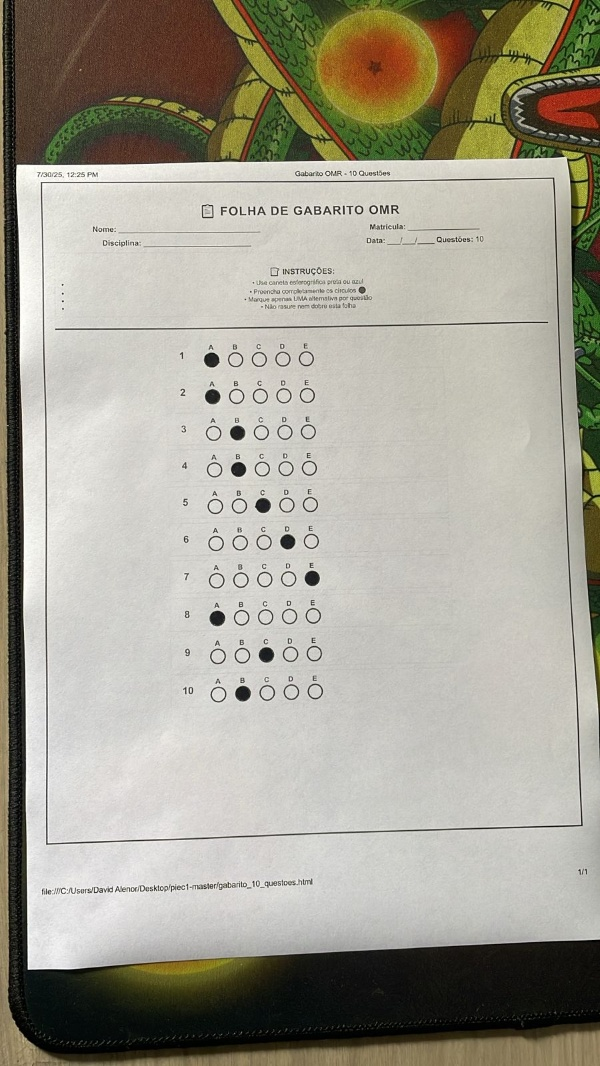
#> input picture debug_omr/original_G10-P.jpg, 600 x 1066 px
$ python -i omr_processor.py   (imports and definitions only)
#> lines starting #> are read from the running program, lines starting #| are printed output that depends on the picture; after the words box and inside, x2 and y2 are one past the last pixel; in counts of white or black regions, pixels touching at a corner belong together
import cv2
import numpy as np
from PIL import Image
import imutils
from imutils import contours
import math
import json
import os
import re
import tempfile


class OMRProcessor:
    """Processador de gabaritos OMR (Optical Mark Recognition) para sistema de cadastro"""

    def __init__(self):
        self.debug = False
        self.debug_dir = None

    # [6 lines left out: function set_debug, not called in this run]

    def process_omr_image(self, image_path, num_questions=5):
        """
        Processa gabarito OMR e detecta respostas marcadas

        Args:
            image_path: Caminho da imagem do gabarito
            num_questions: Número de questões (5, 10, 15 ou 20)

        Returns:
            list: Respostas detectadas ['A', 'B', 'C', ...] ou [''] para não detectadas
        """
#> called with image_path = '../debug_omr/original_G10-P.jpg', num_questions = 5
        try:
            # Carregar e preprocessar a imagem
            image = cv2.imread(image_path)
#> image is the input picture: shape (1066, 600, 3); mean B, G, R 147.1, 160.3, 163.8
            if image is None:
                raise ValueError(f"Não foi possível carregar a imagem: {image_path}")

            # Para gabaritos de 20 questões, usar tamanho maior para melhor precisão
            if num_questions > 10:
                image = imutils.resize(image, width=1000)
            else:
                image = imutils.resize(image, width=800)
#> image: shape (1421, 800, 3)
            original = image.copy()

            gray = cv2.cvtColor(image, cv2.COLOR_BGR2GRAY)
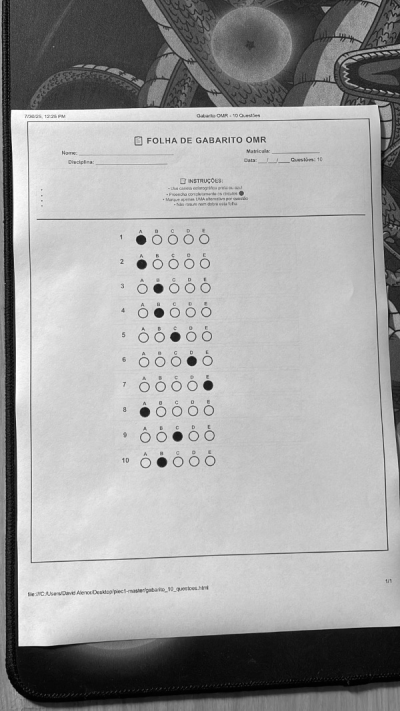
#> gray: shape (1421, 800) (shown at 1/2 size); min 0, max 255, mean 159.8

            clahe = cv2.createCLAHE(clipLimit=3.0, tileGridSize=(8,8))
            enhanced = clahe.apply(gray)
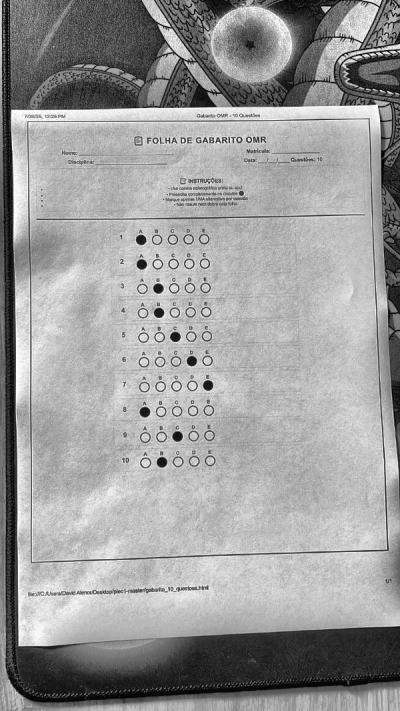
#> enhanced: shape (1421, 800) (shown at 1/2 size); min 0, max 255, mean 155.4

            blurred = cv2.GaussianBlur(enhanced, (5, 5), 0)

            if num_questions > 10:
                _, thresh = cv2.threshold(blurred, 0, 255, cv2.THRESH_BINARY_INV + cv2.THRESH_OTSU)
                kernel = np.ones((2, 2), np.uint8)
                thresh = cv2.morphologyEx(thresh, cv2.MORPH_CLOSE, kernel)
                thresh = cv2.morphologyEx(thresh, cv2.MORPH_OPEN, kernel)
            else:
                thresh = cv2.adaptiveThreshold(
                    blurred, 255, cv2.ADAPTIVE_THRESH_GAUSSIAN_C,
                    cv2.THRESH_BINARY_INV, 13, 3
                )
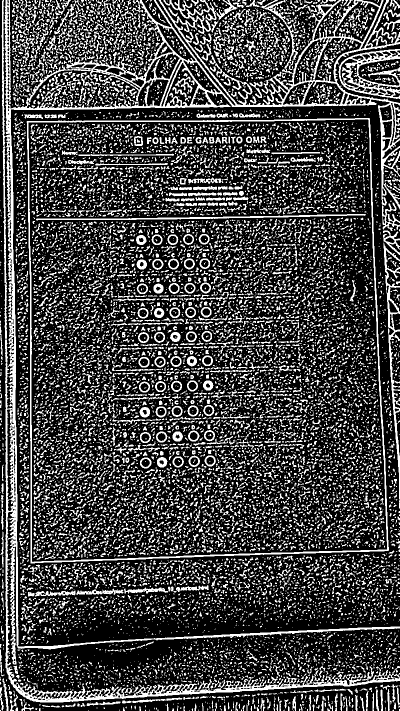
#> thresh: shape (1421, 800) (shown at 1/2 size); 26.7% white; 13262 white regions (9998 under 20 px), largest, box (x1, y1, x2, y2) and area: (3, 0, 800, 1405) 58683, (53, 236, 778, 1127) 10223, (677, 98, 800, 198) 4160
                kernel = np.ones((3, 3), np.uint8)
                thresh = cv2.morphologyEx(thresh, cv2.MORPH_OPEN, kernel)
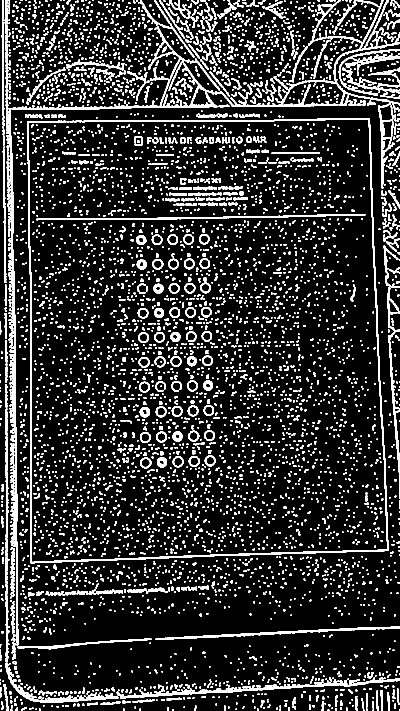
#> thresh: shape (1421, 800) (shown at 1/2 size); 14.9% white; 5640 white regions (4163 under 20 px)

            if self.debug and self.debug_dir:
                cv2.imwrite(os.path.join(self.debug_dir, "original_image.jpg"), original)
                cv2.imwrite(os.path.join(self.debug_dir, "enhanced_image.jpg"), enhanced)
                cv2.imwrite(os.path.join(self.debug_dir, "threshold_image.jpg"), thresh)

            cnts = cv2.findContours(thresh.copy(), cv2.RETR_EXTERNAL, cv2.CHAIN_APPROX_SIMPLE)
#> cnts = 5639 contours, 4975 with area under 20; largest, box (x1, y1, x2, y2) and area: (54, 236, 778, 1127) 7056, (11, 201, 37, 1291) 6224, (23, 101, 435, 220) 3848, (615, 0, 800, 377) 3116, (233, 1355, 800, 1398) 2986
            cnts = imutils.grab_contours(cnts)

            question_cnts = []

            for c in cnts:
                area = cv2.contourArea(c)
                perimeter = cv2.arcLength(c, True)

                if area > 100 and area < 2500:
                    # Calcular circularidade
                    if perimeter > 0:
                        circularity = 4 * math.pi * area / (perimeter * perimeter)

                        # Aceitar contornos circulares
                        if circularity > 0.6:
                            # Aproximar o contorno
                            approx = cv2.approxPolyDP(c, 0.02 * perimeter, True)

                            # Aceitar contornos com forma aproximadamente circular
                            if len(approx) >= 5:
                                question_cnts.append(c)
#> this loop made 5639 passes
#> (area, perimeter, circularity) on passes 79, 132, 135, 188, 317, 372, 389, 497, 547, 551, 559, 564: (130, 98.63, 0.168), (102, 85.31, 0.176), (101, 88.49, 0.162), (156.5, 118.9, 0.139), (1826, 793.4, 0.0365), (821, 556.2, 0.0333), (1643.5, 1021.9, 0.0198), (183.5, 150.7, 0.102), (151.5, 103.4, 0.178), (100.5, 65.56, 0.294), (140.5, 74.04, 0.322), (121, 65.8, 0.351)
#> (area, perimeter) on passes 26, 32, 36, 46, 50, 60: (29, 28.49), (22, 22.83), (21.5, 23.41), (20, 24.83), (27.5, 25.41), (80.5, 66.73)
#> after the loop, question_cnts = 49 contours; largest, box (x1, y1, x2, y2) and area: (280, 915, 303, 937) 368, (280, 864, 302, 886) 362, (377, 912, 400, 934) 360, (312, 863, 334, 885) 357, (345, 913, 368, 935) 356

            # Ordenar contornos da esquerda para direita, de cima para baixo
            if len(question_cnts) == 0:
                return self._fallback_detection(thresh, num_questions)

            y_coords = [cv2.boundingRect(c)[1] for c in question_cnts]
#> y_coords = 49 values, max 915 at index 0, min 273 at index 48, mean 671.8
            question_rows = []
            current_row = []
            last_y = -100
            threshold_same_row = 20

            sorted_indices = sorted(range(len(y_coords)), key=lambda i: y_coords[i])
#> sorted_indices = 49 values, max 48 at index 0, min 0 at index 48, mean 24
            sorted_cnts = [question_cnts[i] for i in sorted_indices]
#> sorted_cnts = 49 contours; largest, box (x1, y1, x2, y2) and area: (280, 915, 303, 937) 368, (280, 864, 302, 886) 362, (377, 912, 400, 934) 360, (312, 863, 334, 885) 357, (376, 861, 399, 883) 356

            for cnt in sorted_cnts:
                y = cv2.boundingRect(cnt)[1]
                if abs(y - last_y) > threshold_same_row and current_row:
                    if len(current_row) > 0:
                        question_rows.append(current_row)
                    current_row = []
                current_row.append(cnt)
                last_y = y
#> this loop made 49 passes
#> (y, last_y) on passes 1 to 12: (273, 273), (275, 275), (468, 468), (468, 468), (469, 469), (469, 469), (470, 470), (517, 517), (517, 517), (517, 517), (518, 518), (519, 519)
#> after the loop, current_row = 5 contours; box (x1, y1, x2, y2) and area: (280, 915, 303, 937) 368, (377, 912, 400, 934) 360, (345, 913, 368, 935) 356, (409, 911, 431, 933) 352, (314, 914, 334, 935) 315; question_rows = 10 items

            if current_row:
                question_rows.append(current_row)

            question_rows = [contours.sort_contours(row, method="left-to-right")[0] for row in question_rows]
#> question_rows = 11 items

            detected_answers = []
            questions_per_row = 5

            for row_cnts in question_rows:
                if len(row_cnts) < questions_per_row:
                    continue

                if len(row_cnts) > questions_per_row:
                    row_cnts = row_cnts[:questions_per_row]

                max_filled = 0
                answer_index = -1 # Usar -1 para indicar nenhuma resposta
                filled_percentages = []

                for j, cnt in enumerate(row_cnts):
                    # Criar máscara para o contorno
                    x, y, w, h = cv2.boundingRect(cnt)
                    mask = np.zeros(thresh.shape, dtype="uint8")
                    cv2.drawContours(mask, [cnt], -1, 255, -1)

                    # Calcular pixels preenchidos
                    mask = cv2.bitwise_and(thresh, thresh, mask=mask)
                    filled_pixels = cv2.countNonZero(mask)

                    total_area = cv2.contourArea(cnt)
                    fill_percentage = filled_pixels / max(total_area, 1) * 100
                    filled_percentages.append(fill_percentage)

                    if filled_pixels > max_filled:
                        max_filled = filled_pixels
                        answer_index = j

                if len(filled_percentages) >= 2:
                    sorted_percentages = sorted(filled_percentages, reverse=True)
                    if len(sorted_percentages) > 1 and sorted_percentages[0] - sorted_percentages[1] < 15:
                        if max_filled < 40:
                            answer_index = -1

                if answer_index != -1 and max_filled > 30:
                    detected_answers.append(chr(65 + answer_index))
                else:
                    detected_answers.append('')
#> this loop made 11 passes
#> sorted_percentages on passes 2, 3, 5, 6, 7, 9, 10, 11: [89.4, 56.63, 55.82, 55.76, 54.74], [93.27, 57.43, 56.23, 56.02, 56.01], [89.56, 56.88, 56.43, 56.3, 56.18], [91.33, 57.18, 56.69, 55.38, 53.95], [91.43, 58.6, 57.59, 57.26, 55.4], [92.16, 56.54, 56.41, 56.05, 55.15], [94.62, 56.02, 55.9, 55.48, 54.5], [93.02, 56.53, 55.91, 54.35, 53.65]
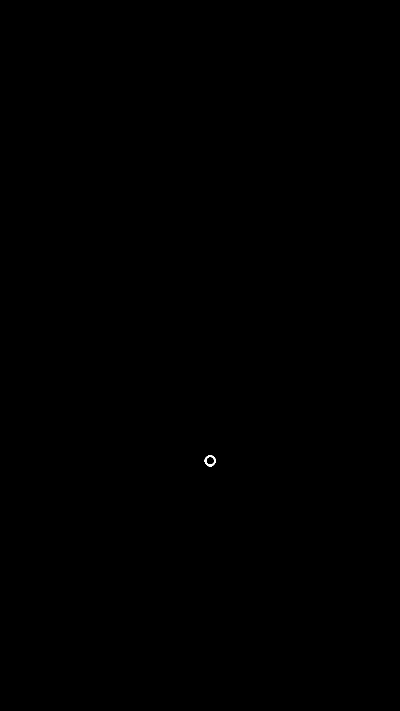
#> mask: shape (1421, 800) (shown at 1/2 size); 0.02% white; 1 white region, box (x1, y1, x2, y2) and area: (409, 911, 431, 933) 199
#> after the loop, detected_answers = ['A', 'A', 'B', 'C', 'D', 'A', 'C', 'B']

            while len(detected_answers) < num_questions:
                detected_answers.append('')
#> this loop made 0 passes

            if detected_answers.count('') > num_questions * 0.5:
                print("Detecção regular com muitos resultados vazios, tentando abordagem de grade fixa")
                grid_results = self._try_grid_approach(image, thresh, num_questions)

                if grid_results.count('') < detected_answers.count(''):
                    print(f"Abordagem de grade melhor: {grid_results.count('')} vs {detected_answers.count('')} questões vazias")
                    detected_answers = grid_results
                else:
                    print("Mantendo resultados da detecção regular")

            filename = os.path.basename(image_path).lower() if image_path else ""

            if num_questions == 20:
                print("Detectado gabarito de 20 questões, usando reconhecimento otimizado")
                specific_results = self._process_20_questions_gabarito(image, thresh)

                if specific_results and specific_results.count('') < num_questions * 0.5:
                    print(f"Método de 20 questões bem-sucedido: {specific_results.count('')} questões vazias de {num_questions}")
                    return specific_results
                else:
                    print("Método de 20 questões falhou, tentando método genérico")

            # Verificar se estamos processando um gabarito específico (G5-P, G5-V, G10-P, etc.)
            if image_path:
                # Verificar se é um gabarito de 5 questões
                if re.search(r'g5\-(p|v)', filename) and num_questions == 5:
                    print("Detectado gabarito G5 específico, usando reconhecimento otimizado")
                    specific_results = self._process_specific_g5(image, thresh)

                    if specific_results and specific_results.count('') < detected_answers.count(''):
                        detected_answers = specific_results

                elif re.search(r'g10\-(p|v)', filename) and num_questions == 10:
                    print("Detectado gabarito G10 específico, usando reconhecimento otimizado")
                    specific_results = self._process_specific_g10(image, thresh)

                    print(f"Resultados específicos G10: {specific_results}")
                    print(f"Resultados detectados originais: {detected_answers}")
                    print(f"Específicos vazios: {specific_results.count('') if specific_results else 'N/A'}")
                    print(f"Originais vazios: {detected_answers.count('')}")

                    if specific_results and len(specific_results) == num_questions:
                        print("Usando resultados específicos G10")
                        detected_answers = specific_results
                    else:
                        print("Mantendo resultados originais")

            return detected_answers[:num_questions]

        except Exception as e:
            print(f"Erro no processamento OMR: {str(e)}")
            return [''] * num_questions

    # [895 lines left out: functions _try_grid_approach, _fallback_detection, _process_specific_g5, _process_specific_g10, _process_20_questions_gabarito, _use_fixed_coordinates_20q and 5 more, not called in this run]

>>> result = OMRProcessor().process_omr_image('../debug_omr/original_G10-P.jpg')
#> result = ['A', 'A', 'B', 'C', 'D']

$ run again, on debug_omr/original_G5-P.jpg
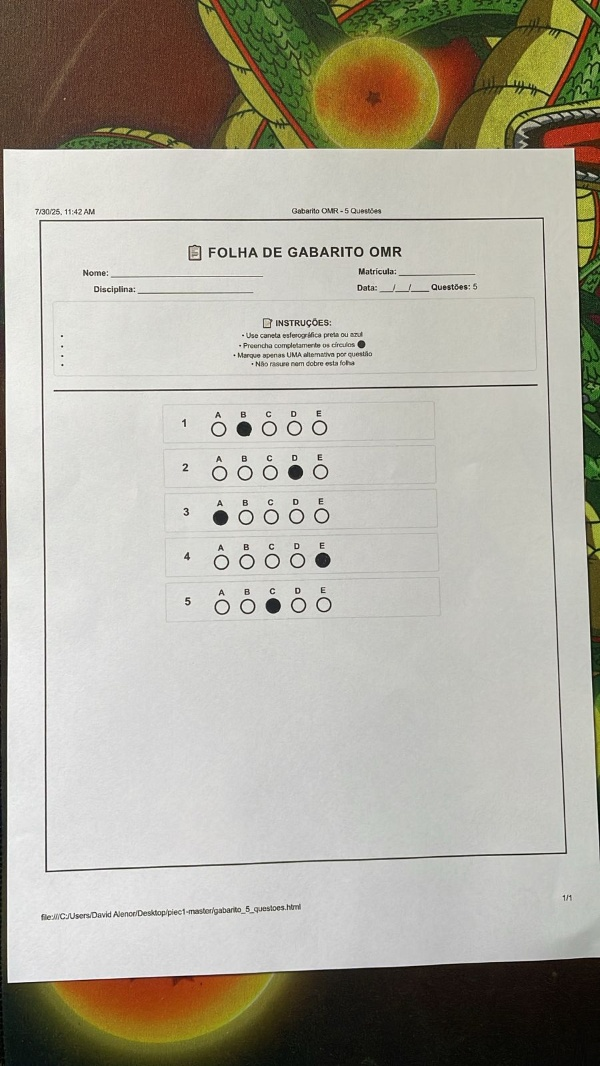
#> input picture debug_omr/original_G5-P.jpg, 600 x 1066 px
#> in process_omr_image, image is the input picture: shape (1066, 600, 3); mean B, G, R 157.5, 170.1, 173.7
#> image: shape (1421, 800, 3)
#> in process_omr_image, `thresh = cv2.adaptiveThreshold( blurred, 255, cv2.ADAPTIVE_THRESH_GAUS..`:
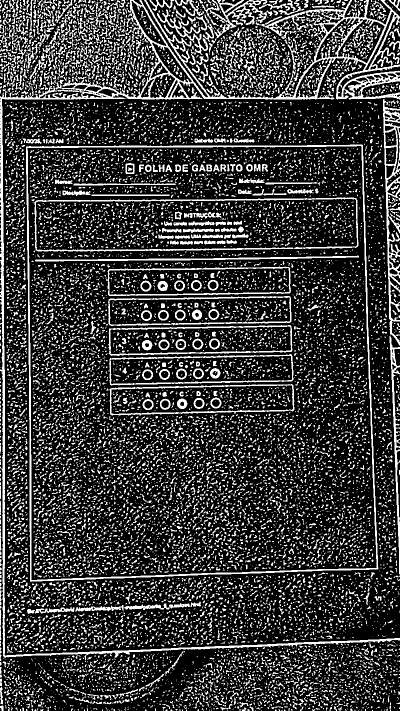
#> thresh: shape (1421, 800) (shown at 1/2 size); 22.6% white; 13954 white regions (11595 under 20 px), largest, box (x1, y1, x2, y2) and area: (0, 0, 800, 1320) 29672, (52, 289, 757, 1164) 10635, (766, 198, 800, 691) 4921
#> in process_omr_image, `cnts = cv2.findContours(thresh.copy(), cv2.RETR_EXTERNAL, cv2.CHAIN_AP..`: cnts = 2454 contours, 2178 with area under 20; largest, box (x1, y1, x2, y2) and area: (52, 289, 757, 1163) 585826, (0, 190, 800, 1315) 7174, (672, 0, 800, 198) 2630, (547, 0, 704, 199) 1700, (779, 674, 800, 1148) 1506
#> the loop in process_omr_image, `for c in cnts:` made 2454 passes
#> (area, perimeter, circularity) on passes 589, 593, 594, 595, 612, 613, 1037, 1120: (225, 152.1, 0.122), (114, 86.28, 0.192), (111, 60.14, 0.386), (164.5, 102.2, 0.198), (140, 85.46, 0.241), (398.5, 248.1, 0.0813), (1506.5, 1107.3, 0.0154), (1033.5, 768.5, 0.022)
#> after the loop in process_omr_image, `for c in cnts:`: question_cnts = []
#> dilated: shape (1421, 800); 23.4% white; 3398 white regions (36 under 20 px), largest, box (x1, y1, x2, y2) and area: (0, 0, 800, 1316) 54471, (51, 288, 758, 1164) 16942, (767, 262, 800, 692) 5792
#> eroded: shape (1421, 800); 12.4% white; 3801 white regions (2900 under 20 px), largest, box (x1, y1, x2, y2) and area: (0, 142, 800, 1315) 13097, (52, 289, 757, 1163) 10618, (456, 0, 800, 199) 9647
#> h_lines: shape (1421, 800); 1.1% white; 22 white regions
#> h_contours = 22 contours, 1 with area under 20; largest, box (x1, y1, x2, y2) and area: (72, 513, 719, 522) 1542, (53, 290, 727, 296) 1488, (358, 1137, 758, 1149) 864, (15, 1300, 339, 1311) 740, (324, 1289, 596, 1298) 636
#> the loop in _fallback_detection, `for c in h_contours:` made 22 passes
#> after the loop in _fallback_detection, `for c in h_contours:`: horizontal_lines = [513, 290]
#> the loop in _fallback_detection, `for i in range(len(horizontal_lines) - 1):` made 1 pass
#> pass 1, in _fallback_detection, `region = eroded[y_start:y_end, :]`:
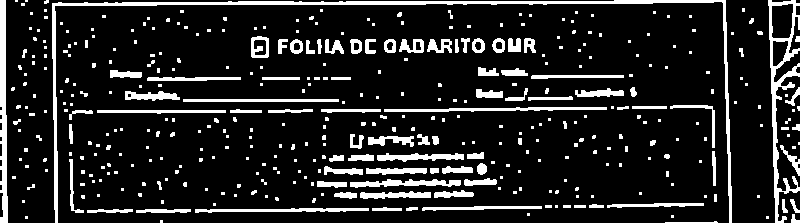
#> region: shape (223, 800); 13.6% white; 407 white regions (296 under 20 px), largest, box (x1, y1, x2, y2) and area: (52, 0, 732, 223) 3762, (768, 0, 800, 223) 1789, (0, 0, 8, 223) 1311
#> after the loop in _fallback_detection, `for i in range(len(horizontal_lines) - 1):`: answers = ['A']
#> the loop in _fallback_detection, `while len(answers) < num_questions:` made 4 passes
#> after the loop in _fallback_detection, `while len(answers) < num_questions:`: answers = ['A', '', '', '', '']
